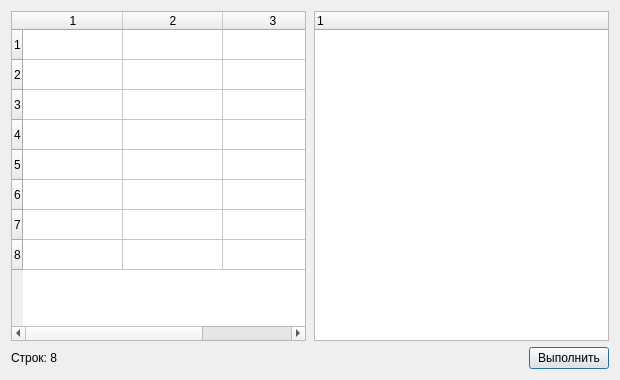
<?xml version="1.0" encoding="UTF-8"?>
<ui version="4.0"><class>Dialog</class><widget class="QDialog" name="Dialog"><property name="geometry"><rect><x>0</x><y>0</y><width>620</width><height>380</height></rect></property><property name="windowTitle"><string>#126 mixed/211_table_and_tree</string></property><layout class="QVBoxLayout" name="verticalLayout"><property name="leftMargin"><number>11</number></property><property name="topMargin"><number>11</number></property><property name="rightMargin"><number>11</number></property><property name="bottomMargin"><number>11</number></property><property name="spacing"><number>6</number></property><item><layout class="QHBoxLayout" name="split"><property name="leftMargin"><number>0</number></property><property name="topMargin"><number>0</number></property><property name="rightMargin"><number>0</number></property><property name="bottomMargin"><number>0</number></property><property name="spacing"><number>8</number></property><item><widget class="QTableWidget" name="table"><property name="rowCount"><number>8</number></property><property name="columnCount"><number>3</number></property></widget></item><item><widget class="QTreeWidget" name="tree"></widget></item></layout></item><item><layout class="QHBoxLayout" name="buttons"><property name="leftMargin"><number>0</number></property><property name="topMargin"><number>0</number></property><property name="rightMargin"><number>0</number></property><property name="bottomMargin"><number>0</number></property><property name="spacing"><number>6</number></property><item><widget class="QLabel" name="l1"><property name="text"><string>Строк: 8</string></property></widget></item><item><spacer name="horizontalSpacer"><property name="orientation"><enum>Qt::Orientation::Horizontal</enum></property><property name="sizeHint" stdset="0"><size><width>40</width><height>20</height></size></property></spacer></item><item><widget class="QPushButton" name="b1"><property name="text"><string>Выполнить</string></property></widget></item></layout></item></layout></widget></ui>
